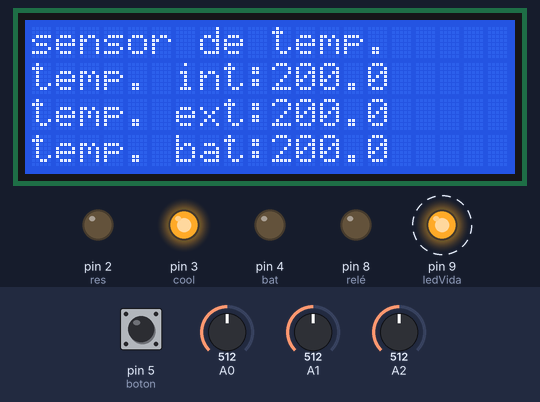
Simulated run of this sketch. Board: Arduino Uno, built with avr-gcc and run on an emulated ATmega328P. On the bench: 20×4 character LCD, output pins drawn as LEDs (lit = HIGH). Dashed ring = blinking. The inputs (shaded band) are chosen by the test bench; at power-on: A0 = 512, A2 = 512, A1 = 512, pin 5 (boton) HIGH. Pins used as bus, display or sensor lines are not drawn.

Above: at 1.2 s.
1.3 s: A0 set to 151
At 1.82 s:
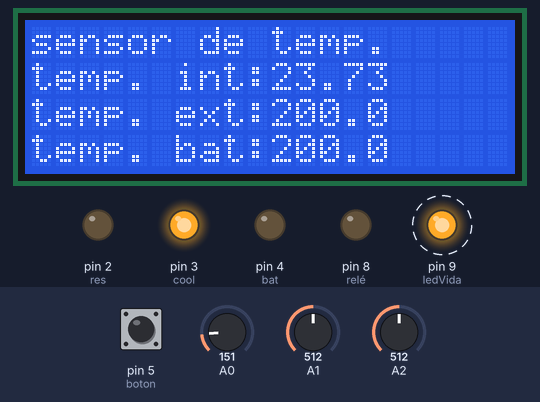
3.7 s: A0 set to 133
At 4.13 s:
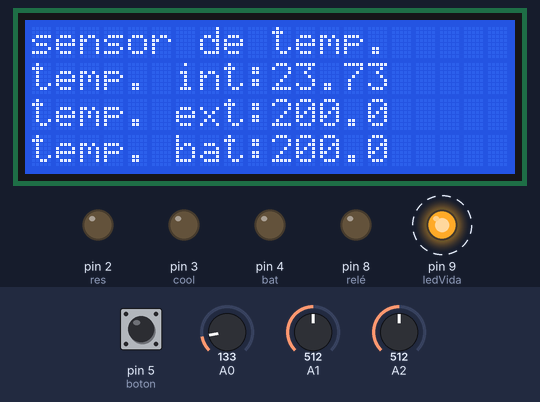
6.0 s: A2 set to 112
At 6.69 s:
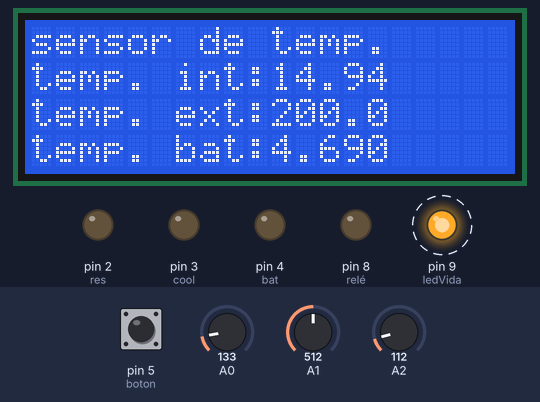
8.0 s: A2 set to 96
At 8.31 s:
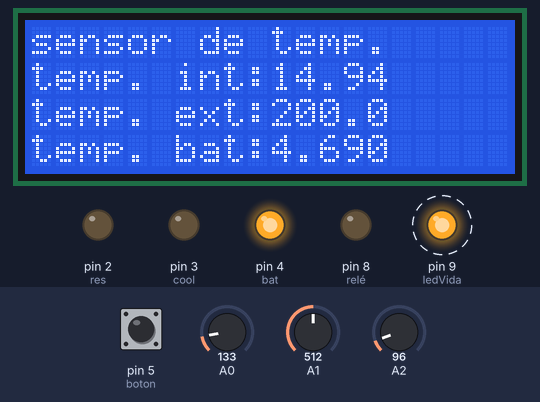
10.2 s: A0 set to 306
At 10.62 s:
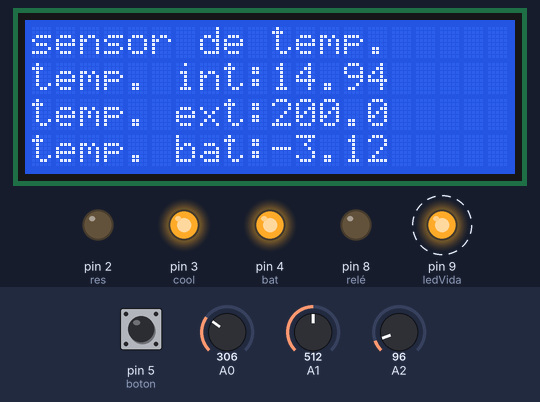
12.5 s: A1 set to 716
At 13.18 s:
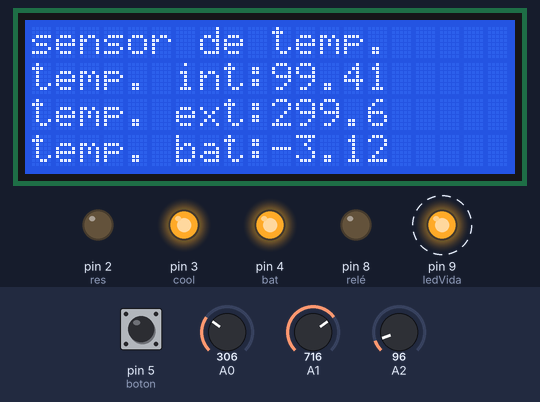
Timing chart, 0 to 15.5 s (numbered marks = the images above; inputs shaded):
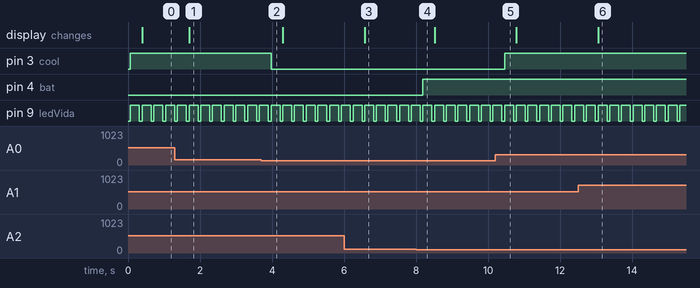

The sketch:

temp_res_coolers_bat.ino
```cpp
#include <Wire.h>

#include <LiquidCrystal_I2C.h>

//initialize the liquid crystal library
//the first parameter is  the I2C address
//the second parameter is how many columns are on your screen
//the  third parameter is how many rows are on your screen
LiquidCrystal_I2C lcd(0x3F, 20, 4);  // set the LCD address to 0x3F for a 20 chars and 4 line display

// variables globales
float voltInt, tempInt, voltExt, tempExt, voltBat, tempBat;
//pines analogicos
const int pinInt = 0;
const int pinExt = 1;
const int pinBat = 2;
//pines digitales
const int res = 2;
const int cool = 3;
const int bat = 4;
const int boton = 5;
const int lcdPower = 7;
const int rele = 8;
const int ledVida = 9;
//variables milis
extern volatile unsigned long timer0_millis;
unsigned long newValue;

//variables booleanas (estados de pines)
bool resState;
bool coolState;
bool batState;


void setup() {

  pinMode(2, OUTPUT);  //led verde
  pinMode(3, OUTPUT);  //led rojo
  pinMode(4, OUTPUT);  //led rojo
  pinMode(5, INPUT);   //boton
  pinMode(7, OUTPUT);  //lcd
  pinMode(8, OUTPUT);  //relé (killswitch)
  pinMode(9, OUTPUT);  //ledVida
  //initialize lcd screen
  lcd.init();
  lcd.backlight();
  digitalWrite(lcdPower, LOW);

  //variables bool true or false
  bool resState = false;
  bool coolState = false;
  bool batState = false;
}


void loop() {


  //temperaturas
  voltInt = getVoltInt(pinInt);
  voltExt = getVoltExt(pinExt);
  voltBat = getVoltBat(pinBat);

  tempInt = (voltInt - 0.5) * 100.0;
  tempExt = (voltExt - 0.5) * 100.0;
  tempBat = (voltBat - 0.5) * 100.0;

  //milis
  unsigned long currentTime;
  currentTime = millis();
  //resetear tiempo
  if (digitalRead(boton) == LOW) {
    setMillis(newValue);
  }
  if (currentTime < 60000) {
    digitalWrite(lcdPower, HIGH);  //prender lcd durante 1 minuto
  }

  if (currentTime > 60000) {
    digitalWrite(lcdPower, LOW);  //apagar lcd despues de 1 minuto
  }

  //prender apagar resistencias coolers y baterias

  //resistencias prender
  if (tempExt <= -15)  //temperatura exterior menor a 15
  {
    if (tempInt <= 0)  //temp interior menor a 0
    {
      //prender resistencia
      digitalWrite(res, HIGH);  //prende resistencia
      resState = true;          //cambia estado
    }
  }
  //resistencias apagar
  if (resState)  //esto pregunta si la variable bool resState es true or false, si es true sigue
  {
    if (tempInt >= 2) {
      digitalWrite(res, LOW);  //apaga resistencia
      resState = false;        //cambia valor a falso
    }
  }

  //baterias prender
  if (tempBat <= 0)  //si la temperatura de la bateria es menor a 0 grados
  {
    digitalWrite(bat, HIGH);  //prender baterias
    batState = true;          //cambiar variable
  }
  //baterias apagar
  if (batState)  //si las baterias estan prendidas
  {
    if (tempBat >= 5)  //temp mayor a 5
    {
      digitalWrite(bat, LOW);  //apagar baterias
      batState = false;        //cambiar variable
    }
  }
  //coolers prender
  if (tempInt >= 30)  //si la temperatura del cooler es mayor a 30
  {
    digitalWrite(cool, HIGH);  //prender baterias
    coolState = true;          //cambiar variable
  }
  //coolers apagar
  if (coolState)  //si los coolers estan prendidos
  {
    if (tempInt <= 20)  //temp menor a 20
    {
      digitalWrite(cool, LOW);  //apagar coolers
      coolState = false;        //cambiar variable
    }
  }
  //lcd
  //titulo
  digitalWrite(ledVida, HIGH);
  delay(250);
  digitalWrite(ledVida, LOW);
  lcd.setCursor(0, 0);
  lcd.print("sensor de temp.");
  //temperatura interior
  lcd.setCursor(0, 1);
  lcd.print("temp. int:");
  lcd.setCursor(10, 1);
  lcd.print(tempInt);
  lcd.setCursor(15, 1);
  lcd.print("   ");
  //temperatura exterior
  lcd.setCursor(0, 2);
  lcd.print("temp. ext:");
  lcd.setCursor(10, 2);
  lcd.print(tempExt);
  lcd.setCursor(15, 2);
  lcd.print("   ");
  //temperatura de las baterias
  lcd.setCursor(0, 3);
  lcd.print("temp. bat:");
  lcd.setCursor(10, 3);
  lcd.print(tempBat);
  lcd.setCursor(15, 3);
  lcd.print("   ");
}
float getVoltInt(int intPin) {
  return (analogRead(intPin) * 0.004882814);
}
float getVoltExt(int extPin) {
  return (analogRead(extPin) * 0.004882814);
}
float getVoltBat(int batPin) {
  return (analogRead(batPin) * 0.004882814);
}

//millis set timer stuff


void setMillis(unsigned long new_millis) {
  uint8_t oldSREG = SREG;
  cli();
  timer0_millis = new_millis;
  SREG = oldSREG;
}
```

Measured:
- the behaviour switches between 144 and 143 on A0 (found by bisection; images 1 and 2)
- the behaviour switches between 103 and 102 on A2 (found by bisection; images 3 and 4)
- after the input at 1.3 s, the display: changes after 0.39 s (image 1)
- after the input at 3.7 s, pin 3 (cool): HIGH → LOW after 0.27 s
- after the input at 6.0 s, the display: changes after 0.57 s (image 3)
- after the input at 8.0 s, pin 4 (bat): LOW → HIGH after 0.19 s
- after the input at 10.2 s, pin 3 (cool): LOW → HIGH after 0.26 s
- after the input at 12.5 s, the display: changes after 0.56 s (image 6)
